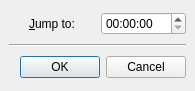
<ui version="4.0" >
 <class>TimeDialog</class>
 <widget class="QDialog" name="TimeDialog" >
  <property name="geometry" >
   <rect>
    <x>0</x>
    <y>0</y>
    <width>195</width>
    <height>91</height>
   </rect>
  </property>
  <property name="windowTitle" >
   <string>SMPlayer - Seek</string>
  </property>
  <layout class="QVBoxLayout" >
   <property name="spacing" >
    <number>6</number>
   </property>
   <property name="leftMargin" >
    <number>9</number>
   </property>
   <property name="topMargin" >
    <number>9</number>
   </property>
   <property name="rightMargin" >
    <number>9</number>
   </property>
   <property name="bottomMargin" >
    <number>9</number>
   </property>
   <item>
    <layout class="QHBoxLayout" >
     <property name="spacing" >
      <number>6</number>
     </property>
     <property name="leftMargin" >
      <number>0</number>
     </property>
     <property name="topMargin" >
      <number>0</number>
     </property>
     <property name="rightMargin" >
      <number>0</number>
     </property>
     <property name="bottomMargin" >
      <number>0</number>
     </property>
     <item>
      <widget class="QLabel" name="label" >
       <property name="sizePolicy" >
        <sizepolicy vsizetype="Preferred" hsizetype="Minimum" >
         <horstretch>0</horstretch>
         <verstretch>0</verstretch>
        </sizepolicy>
       </property>
       <property name="text" >
        <string>&amp;Jump to:</string>
       </property>
       <property name="alignment" >
        <set>Qt::AlignCenter</set>
       </property>
       <property name="buddy" >
        <cstring>time_edit</cstring>
       </property>
      </widget>
     </item>
     <item>
      <widget class="QTimeEdit" name="time_edit" />
     </item>
    </layout>
   </item>
   <item>
    <widget class="Line" name="line" >
     <property name="orientation" >
      <enum>Qt::Horizontal</enum>
     </property>
    </widget>
   </item>
   <item>
    <widget class="QDialogButtonBox" name="buttonBox" >
     <property name="orientation" >
      <enum>Qt::Horizontal</enum>
     </property>
     <property name="standardButtons" >
      <set>QDialogButtonBox::Cancel|QDialogButtonBox::NoButton|QDialogButtonBox::Ok</set>
     </property>
    </widget>
   </item>
  </layout>
 </widget>
 <resources/>
 <connections>
  <connection>
   <sender>buttonBox</sender>
   <signal>accepted()</signal>
   <receiver>TimeDialog</receiver>
   <slot>accept()</slot>
   <hints>
    <hint type="sourcelabel" >
     <x>248</x>
     <y>254</y>
    </hint>
    <hint type="destinationlabel" >
     <x>157</x>
     <y>274</y>
    </hint>
   </hints>
  </connection>
  <connection>
   <sender>buttonBox</sender>
   <signal>rejected()</signal>
   <receiver>TimeDialog</receiver>
   <slot>reject()</slot>
   <hints>
    <hint type="sourcelabel" >
     <x>316</x>
     <y>260</y>
    </hint>
    <hint type="destinationlabel" >
     <x>286</x>
     <y>274</y>
    </hint>
   </hints>
  </connection>
 </connections>
</ui>
